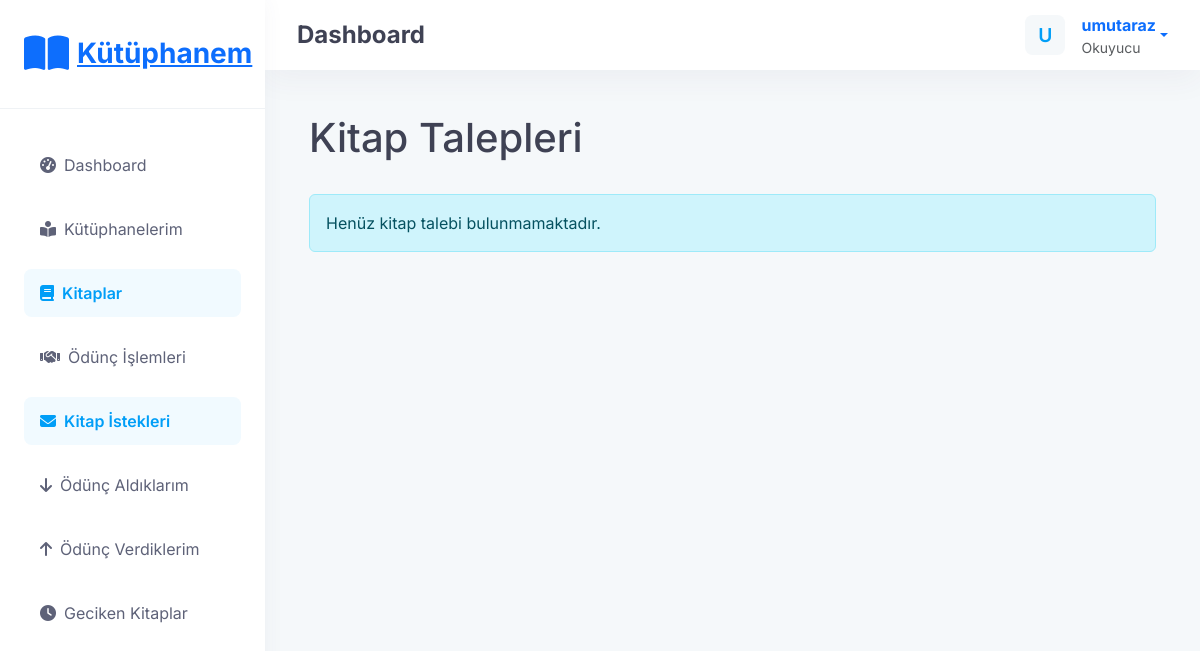
/books/requests/ (signed in), run on an earlier commit of the app's database.
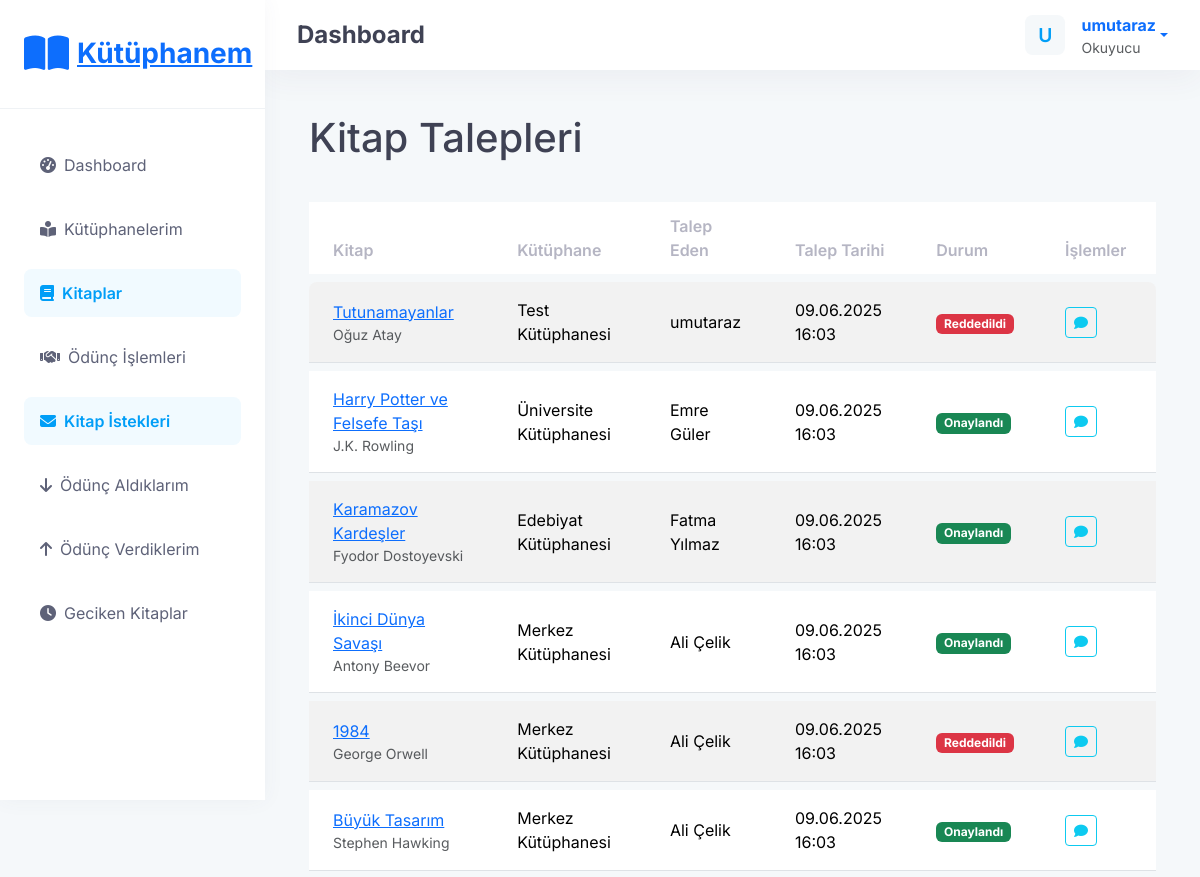
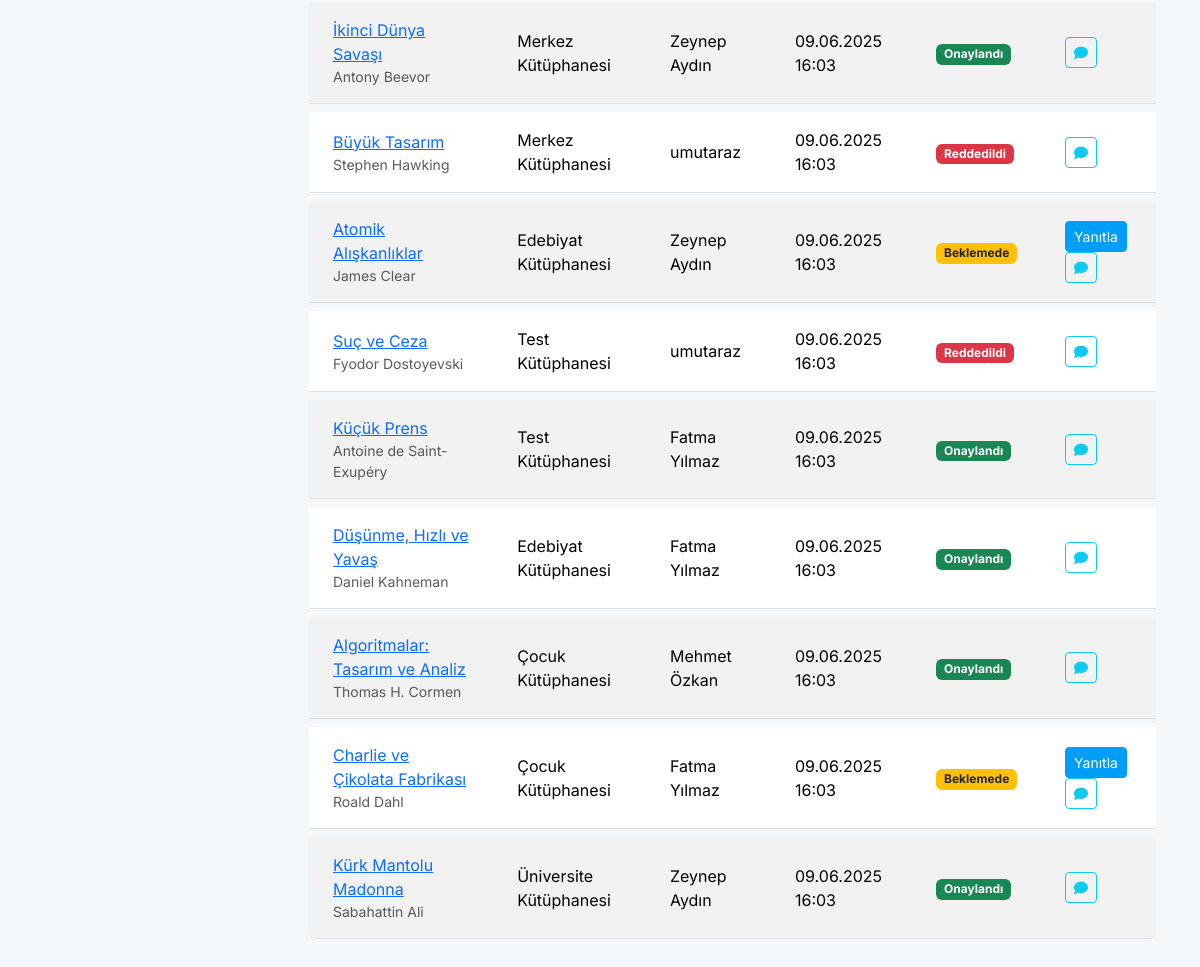
And on a later commit of the database (2 pictures, top to bottom).
### accounts/models.py (models this page shows, shortened)
class CustomUser(AbstractUser):
    SUPER_ADMIN = 'SUPER_ADMIN'
    LIBRARY_ADMIN = 'LIBRARY_ADMIN'
    READER = 'READER'
    USER_TYPE_CHOICES = [
        (SUPER_ADMIN, 'Süper Admin'),
        (LIBRARY_ADMIN, 'Kütüphane Yöneticisi'),
        (READER, 'Okuyucu'),
    ]
    user_type = models.CharField(
        max_length=20,
        choices=USER_TYPE_CHOICES,
        default=READER,
    )

### books/models.py (models this page shows, shortened)
class BookRequest(models.Model):
    STATUS_PENDING = 'pending'
    STATUS_APPROVED = 'approved'
    STATUS_REJECTED = 'rejected'
    STATUS_CANCELLED = 'cancelled'
    STATUS_CHOICES = [
        (STATUS_PENDING, 'Beklemede'),
        (STATUS_APPROVED, 'Onaylandı'),
        (STATUS_REJECTED, 'Reddedildi'),
        (STATUS_CANCELLED, 'İptal Edildi'),
    ]
    book = models.ForeignKey(
        Book,
        on_delete=models.CASCADE,
        related_name='requests',
        verbose_name="Kitap"
    )
    requester = models.ForeignKey(
        settings.AUTH_USER_MODEL,
        on_delete=models.CASCADE,
        related_name='book_requests',
        verbose_name="İsteyen"
    )
    requested_at = models.DateTimeField(auto_now_add=True, verbose_name="İstek Tarihi")
    status = models.CharField(
        max_length=20,
        choices=STATUS_CHOICES,
        default=STATUS_PENDING,
        verbose_name="Durum"
    )
    response_at = models.DateTimeField(blank=True, null=True, verbose_name="Yanıt Tarihi")
    message = models.TextField(blank=True, null=True, verbose_name="Mesaj")
    class Meta:
        verbose_name = "Kitap İsteği"
        verbose_name_plural = "Kitap İstekleri"
        ordering = ['-requested_at']

class Book(models.Model):
    title = models.CharField(max_length=255, verbose_name="Kitap Adı")
    author = models.CharField(max_length=255, verbose_name="Yazar")
    isbn = models.CharField(max_length=13, blank=True, null=True, verbose_name="ISBN")
    library = models.ForeignKey(
        Library,
        on_delete=models.CASCADE,
        related_name='books',
        verbose_name="Kütüphane"
    )
    is_available = models.BooleanField(default=True, verbose_name="Uygunluk Durumu")
    cover_image = models.ImageField(upload_to='book_covers/', blank=True, null=True, verbose_name="Kapak Resmi")
    description = models.TextField(blank=True, null=True, verbose_name="Açıklama")
    created_at = models.DateTimeField(auto_now_add=True, verbose_name="Eklenme Tarihi")
    updated_at = models.DateTimeField(auto_now=True, verbose_name="Güncellenme Tarihi")
    class Meta:
        verbose_name = "Kitap"
        verbose_name_plural = "Kitaplar"
        ordering = ['title']

### libraries/models.py (models this page shows, shortened)
class Library(models.Model):
    name = models.CharField(max_length=255, verbose_name="Kütüphane Adı")
    description = models.TextField(blank=True, null=True, verbose_name="Açıklama")
    owner = models.ForeignKey(
        settings.AUTH_USER_MODEL,
        on_delete=models.CASCADE,
        related_name='libraries',
        verbose_name="Sahip"
    )
    created_at = models.DateTimeField(auto_now_add=True, verbose_name="Oluşturulma Tarihi")
    updated_at = models.DateTimeField(auto_now=True, verbose_name="Güncellenme Tarihi")
    class Meta:
        verbose_name = "Kütüphane"
        verbose_name_plural = "Kütüphaneler"
        ordering = ['-created_at']

### books/views.py (the view)
# urls.py: path('requests/', views.book_request_list, name='book_request_list'),
@login_required
def book_request_list(request):
    if request.user.is_staff:
        requests = BookRequest.objects.all()
    else:
        requests = BookRequest.objects.filter(requester=request.user)
    return render(request, 'books/book_request_list.html', {'requests': requests})

### templates/books/book_request_list.html (shortened to what this page needs)
{% extends 'base.html' %}
{% block content %}
<div class="container my-4">
    <div class="d-flex justify-content-between align-items-center mb-4">
        <h1>Kitap Talepleri</h1>
    </div>
    {% if requests %}
    <div class="table-responsive">
        <table class="table table-striped table-hover">
            <thead>
                <tr>
                    <th>Kitap</th>
                    <th>Kütüphane</th>
                    {% if user.is_staff %}
                    <th>Talep Eden</th>
                    {% endif %}
                    <th>Talep Tarihi</th>
                    <th>Durum</th>
                    <th>İşlemler</th>
                </tr>
            </thead>
            <tbody>
                {% for request in requests %}
                <tr>
                    <td>
                        <a href="{% url 'book_detail' request.book.pk %}">{{ request.book.title }}</a>
                        <small class="text-muted d-block">{{ request.book.author }}</small>
                    </td>
                    <td>{{ request.book.library.name }}</td>
                    {% if user.is_staff %}
                    <td>{{ request.requester.get_full_name|default:request.requester.username }}</td>
                    {% endif %}
                    <td>{{ request.requested_at|date:"d.m.Y H:i" }}</td>
                    <td>
                        {% if request.status == 'pending' %}
                        <span class="badge bg-warning text-dark">Beklemede</span>
                        {% elif request.status == 'approved' %}
                        <span class="badge bg-success">Onaylandı</span>
                        {% elif request.status == 'rejected' %}
                        <span class="badge bg-danger">Reddedildi</span>
                        {% elif request.status == 'cancelled' %}
                        <span class="badge bg-secondary">İptal Edildi</span>
                        {% endif %}
                    </td>
                    <td>
                        {% if user.is_staff and request.status == 'pending' %}
                        <a href="{% url 'respond_to_request' request.pk %}" class="btn btn-sm btn-primary">Yanıtla</a>
                        {% endif %}
                        {% if request.message %}
                        <button type="button" class="btn btn-sm btn-outline-info" data-bs-toggle="modal" data-bs-target="#messageModal{{ request.pk }}">
                            <i class="fas fa-comment"></i>
                        </button>
                        {% endif %}
                    </td>
                </tr>
                {% endfor %}
            </tbody>
        </table>
    </div>
    {% else %}
    <div class="alert alert-info">
        Henüz kitap talebi bulunmamaktadır.
    </div>
    {% endif %}
</div>
{% endblock %}

### templates/base.html (shortened to what this page needs)
<!DOCTYPE html>
<html lang="tr">
<head>
    <link href="https://cdn.jsdelivr.net/npm/bootstrap@5.3.2/dist/css/bootstrap.min.css" rel="stylesheet">
    <link rel="stylesheet" href="https://cdnjs.cloudflare.com/ajax/libs/font-awesome/6.5.1/css/all.min.css">
</head>
<body>
    <div class="app-sidebar">
        <div class="app-sidebar-logo">
            <a href="{% url 'dashboard' %}" class="d-flex align-items-center">
                <span class="fs-1 text-primary me-2"><i class="fas fa-book-open"></i></span>
                <h3 class="mb-0 fw-bold text-primary">Kütüphanem</h3>
            </a>
        </div>
        <div class="app-sidebar-menu">
            <div class="menu-item">
                <a href="{% url 'dashboard' %}" class="menu-link {% if request.path == '/' %}active{% endif %}">
                    <i class="menu-icon fas fa-tachometer-alt"></i>
                    <span>Dashboard</span>
                </a>
            </div>
            <div class="menu-item">
                <a href="{% url 'library_list' %}" class="menu-link {% if '/libraries/' in request.path %}active{% endif %}">
                    <i class="menu-icon fas fa-book-reader"></i>
                    <span>Kütüphanelerim</span>
                </a>
            </div>
            <div class="menu-item">
                <a href="{% url 'book_list' %}" class="menu-link {% if '/books/' in request.path %}active{% endif %}">
                    <i class="menu-icon fas fa-book"></i>
                    <span>Kitaplar</span>
                </a>
            </div>
            <div class="menu-item">
                <a href="{% url 'loan_list' %}" class="menu-link {% if '/loans/' in request.path %}active{% endif %}">
                    <i class="menu-icon fas fa-handshake"></i>
                    <span>Ödünç İşlemleri</span>
                </a>
            </div>
            <div class="menu-item">
                <a href="{% url 'book_request_list' %}" class="menu-link {% if '/books/requests/' in request.path %}active{% endif %}">
                    <i class="menu-icon fas fa-envelope"></i>
                    <span>Kitap İstekleri</span>
                </a>
            </div>
            <div class="menu-item">
                <a href="{% url 'borrowed_books' %}" class="menu-link {% if '/loans/borrowed/' in request.path %}active{% endif %}">
                    <i class="menu-icon fas fa-arrow-down"></i>
                    <span>Ödünç Aldıklarım</span>
                </a>
            </div>
            <div class="menu-item">
                <a href="{% url 'lent_books' %}" class="menu-link {% if '/loans/lent/' in request.path %}active{% endif %}">
                    <i class="menu-icon fas fa-arrow-up"></i>
                    <span>Ödünç Verdiklerim</span>
                </a>
            </div>
            <div class="menu-item">
                <a href="{% url 'overdue_books' %}" class="menu-link {% if '/loans/overdue/' in request.path %}active{% endif %}">
                    <i class="menu-icon fas fa-clock"></i>
                    <span>Geciken Kitaplar</span>
                </a>
            </div>
        </div>
    </div>
    <div class="app-header">
        <div class="d-flex align-items-center">
            <h4 class="mb-0 fw-bold">{% block header_title %}Dashboard{% endblock %}</h4>
        </div>
        <div class="d-flex align-items-center">
            {% if user.is_authenticated %}
                <div class="dropdown">
                    <a href="#" class="d-flex align-items-center text-decoration-none dropdown-toggle" id="userDropdown" data-bs-toggle="dropdown" aria-expanded="false">
                        <div class="symbol me-3">
                            <div class="symbol-label">{{ user.username|first|upper }}</div>
                        </div>
                        <div>
                            <span class="fw-bold">{{ user.get_full_name|default:user.username }}</span>
                            <div class="text-muted small">{{ user.get_user_type_display }}</div>
                        </div>
                    </a>
                </div>
            {% else %}
                <a href="{% url 'login' %}" class="btn btn-sm btn-primary me-2">Giriş Yap</a>
                <a href="{% url 'register' %}" class="btn btn-sm btn-light-primary">Kayıt Ol</a>
            {% endif %}
        </div>
    </div>
    <div class="app-content">
        {% block content %}{% endblock %}
    </div>
</body>
</html>

### templates/base.html (style rules this page uses)
:root { --primary-color: #009ef7; --secondary-color: #f1faff; --dark-color: #181c32; --light-color: #f9f9f9; --success-color: #50cd89; --warning-color: #ffc700; --danger-color: #f1416c; --info-color: #7239ea; }
body { font-family: 'Inter', sans-serif; background-color: #f5f8fa; color: #3f4254; }
.app-sidebar { background-color: #ffffff; box-shadow: 0 0 20px 0 rgba(76, 87, 125, 0.05); height: 100vh; position: fixed; width: 265px; z-index: 100; }
.app-sidebar-logo { display: flex; align-items: center; justify-content: space-between; padding: 1.5rem; border-bottom: 1px solid #eff2f5; }
.app-sidebar-menu { padding: 1.5rem 0; }
.menu-item { padding: 0.5rem 1.5rem; }
.menu-link { display: flex; align-items: center; padding: 0.75rem 1rem; color: #5e6278; border-radius: 0.475rem; transition: color 0.2s ease; text-decoration: none; }
.menu-link.active { background-color: var(--secondary-color); color: var(--primary-color); font-weight: 600; }
.menu-icon { margin-right: 0.5rem; color: inherit; }
.app-header { background-color: #ffffff; box-shadow: 0 10px 30px 0 rgba(82, 63, 105, 0.05); height: 70px; position: fixed; top: 0; right: 0; left: 265px; z-index: 99; display: flex; align-items: center; padding: 0 2rem; justify-content: space-between; }
.app-content { margin-left: 265px; padding: 90px 2rem 2rem; }
.btn-primary { background-color: var(--primary-color); border-color: var(--primary-color); }
.table { border-collapse: separate; border-spacing: 0 0.5rem; }
.table thead th { font-weight: 600; color: #b5b5c3; border-bottom: 0; padding: 0.75rem 1.5rem; }
.table tbody td { padding: 1rem 1.5rem; vertical-align: middle; border-top: 0; background-color: #ffffff; }
.table tbody tr:first-child td:first-child { border-top-left-radius: 0.475rem; }
.table tbody tr:first-child td:last-child { border-top-right-radius: 0.475rem; }
.table tbody tr:last-child td:first-child { border-bottom-left-radius: 0.475rem; }
.table tbody tr:last-child td:last-child { border-bottom-right-radius: 0.475rem; }
.symbol { display: inline-flex; align-items: center; justify-content: center; border-radius: 0.475rem; width: 40px; height: 40px; background-color: #f5f8fa; color: var(--primary-color); font-weight: 600; }
.symbol-label { font-size: 1.2rem; }

What changed in the data, as far as the page shows it:
added BookRequest: book "Tutunamayanlar", book.author "Oğuz Atay", book.library.name "Test Kütüphanesi", requester.get_full_name "umutaraz", requested_at "09.06.2025 16:03", status "Reddedildi"
added BookRequest: book "Harry Potter ve Felsefe Taşı", book.author "J.K. Rowling", book.library.name "Üniversite Kütüphanesi", requester.get_full_name "Emre Güler", requested_at "09.06.2025 16:03", status "Onaylandı"
added BookRequest: book "Karamazov Kardeşler", book.author "Fyodor Dostoyevski", book.library.name "Edebiyat Kütüphanesi", requester.get_full_name "Fatma Yılmaz", requested_at "09.06.2025 16:03", status "Onaylandı"
added BookRequest: book "İkinci Dünya Savaşı", book.author "Antony Beevor", book.library.name "Merkez Kütüphanesi", requester.get_full_name "Ali Çelik", requested_at "09.06.2025 16:03", status "Onaylandı"
added BookRequest: book "1984", book.author "George Orwell", book.library.name "Merkez Kütüphanesi", requester.get_full_name "Ali Çelik", requested_at "09.06.2025 16:03", status "Reddedildi"
added BookRequest: book "Büyük Tasarım", book.author "Stephen Hawking", book.library.name "Merkez Kütüphanesi", requester.get_full_name "Ali Çelik", requested_at "09.06.2025 16:03", status "Onaylandı"
added BookRequest: book "İkinci Dünya Savaşı", book.author "Antony Beevor", book.library.name "Merkez Kütüphanesi", requester.get_full_name "Zeynep Aydın", requested_at "09.06.2025 16:03", status "Onaylandı"
added BookRequest: book "Büyük Tasarım", book.author "Stephen Hawking", book.library.name "Merkez Kütüphanesi", requester.get_full_name "umutaraz", requested_at "09.06.2025 16:03", status "Reddedildi"
added BookRequest: book "Atomik Alışkanlıklar", book.author "James Clear", book.library.name "Edebiyat Kütüphanesi", requester.get_full_name "Zeynep Aydın", requested_at "09.06.2025 16:03", status "Beklemede"
added BookRequest: book "Suç ve Ceza", book.author "Fyodor Dostoyevski", book.library.name "Test Kütüphanesi", requester.get_full_name "umutaraz", requested_at "09.06.2025 16:03", status "Reddedildi"
added BookRequest: book "Küçük Prens", book.author "Antoine de Saint-Exupéry", book.library.name "Test Kütüphanesi", requester.get_full_name "Fatma Yılmaz", requested_at "09.06.2025 16:03", status "Onaylandı"
added BookRequest: book "Düşünme, Hızlı ve Yavaş", book.author "Daniel Kahneman", book.library.name "Edebiyat Kütüphanesi", requester.get_full_name "Fatma Yılmaz", requested_at "09.06.2025 16:03", status "Onaylandı"
added BookRequest: book "Algoritmalar: Tasarım ve Analiz", book.author "Thomas H. Cormen", book.library.name "Çocuk Kütüphanesi", requester.get_full_name "Mehmet Özkan", requested_at "09.06.2025 16:03", status "Onaylandı"
added BookRequest: book "Charlie ve Çikolata Fabrikası", book.author "Roald Dahl", book.library.name "Çocuk Kütüphanesi", requester.get_full_name "Fatma Yılmaz", requested_at "09.06.2025 16:03", status "Beklemede"
added BookRequest: book "Kürk Mantolu Madonna", book.author "Sabahattin Ali", book.library.name "Üniversite Kütüphanesi", requester.get_full_name "Zeynep Aydın", requested_at "09.06.2025 16:03", status "Onaylandı"
Also different on the page:
text no longer shown: "Henüz kitap talebi bulunmamaktadır."
text now shown: "Kitap Kütüphane Talep Eden Talep Tarihi Durum İşlemler"
